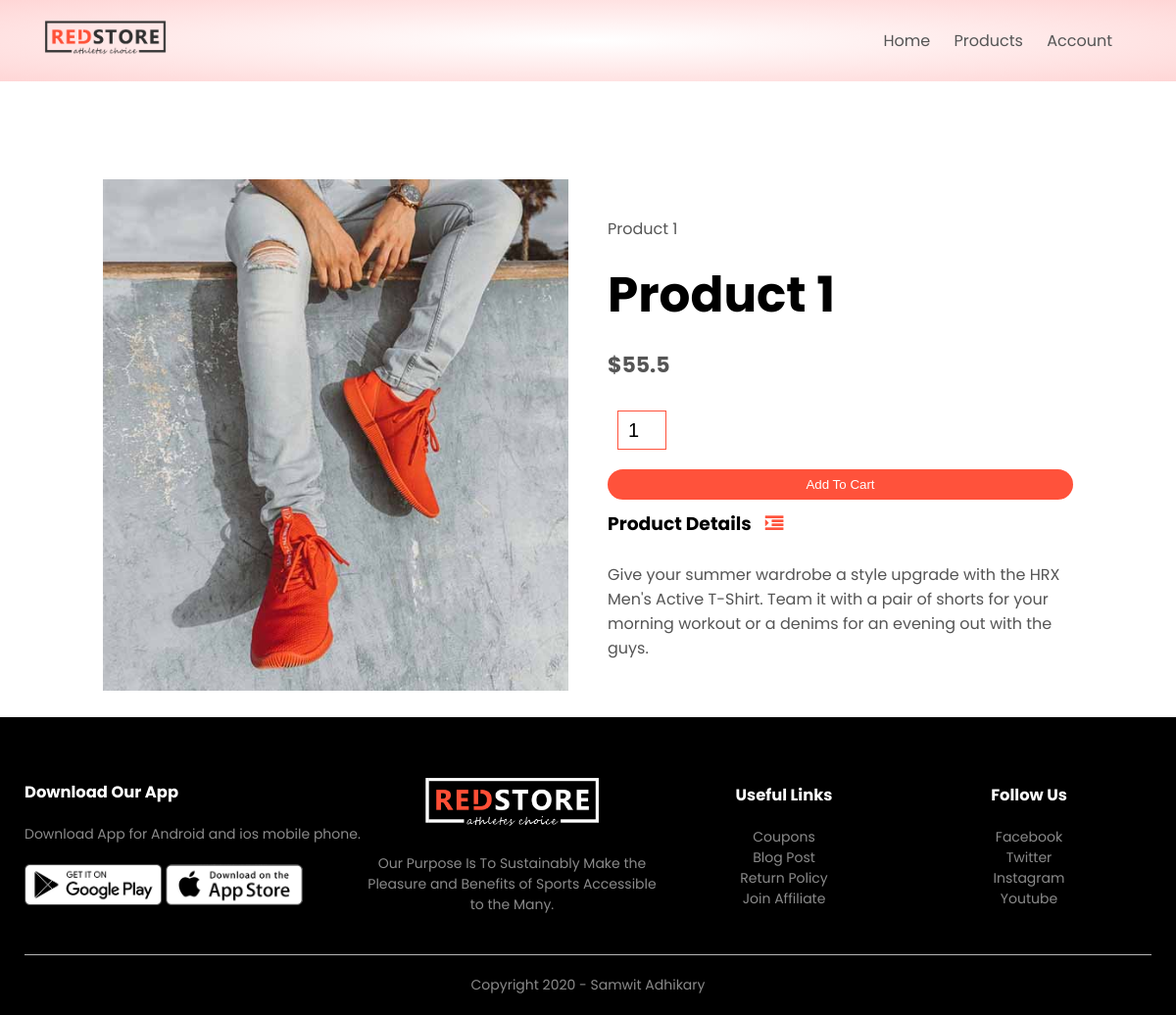
/product_details/6, run on the app's committed database.
### products/models.py (models this page shows, shortened)
class Product(models.Model):
    LIVE = 1
    DELETE = 0
    DELETE_CHOICES = ((LIVE,'Live'), (DELETE,'Delete'))
    title = models.CharField(max_length=150)
    price = models.FloatField()
    description = models.TextField()
    image = models.ImageField(upload_to="media/")
    priority = models.IntegerField(default=0)
    delete_staus = models.IntegerField(choices=DELETE_CHOICES, default=LIVE)
    create_at = models.DateTimeField(auto_now_add=True)
    update_at = models.DateTimeField(auto_now=True)

### products/views.py (the view)
# urls.py: path('product_details/<pk>', views.product_details,name='product_details'),
def product_details(request, pk):
    product = Product.objects.get(pk=pk)
    context = {'product':product}
    return render(request, 'product_details.html', context)

### templates/product_details.html
{% extends 'blank_layout.html' %}
{% block content %}
    {% include 'product_description.html' %}
{% endblock content %}

### templates/product_description.html (shortened to what this page needs)
{% load static %}
<div class="small-container single-product">
    <div class="row">
        <div class="col-2">
            <img src="{{ product.image.url }}" width="100%" id="ProductImg">
        </div>
        <div class="col-2">
            <p>{{product.title}}</p>
            <h1>{{product.title}}</h1>
            <h4>${{product.price}}</h4>
            <form action="{% url 'add_to_cart' %}" method="POST" enctype="multipart/form-data">
                <input type="number" name="quantity" value="1">
                <button type="submit" class="btn">Add To Cart</button>
            </form>
            <h3>Product Details <i class="fa fa-indent"></i></h3>
            <br>
            <p>{{ product.description }}</p>
        </div>
    </div>
</div>

### static/css/style.css (style rules this page uses)
* { margin: 0; padding: 0; box-sizing: border-box; }
body { font-family: 'Poppins', sans-serif; }
p { color: #555; }
.row { display: flex; align-items: center; flex-wrap: wrap; justify-content: space-around; }
.col-2 { flex-basis: 50%; min-width: 300px; }
.col-2 img { max-width: 100%; padding: 50px 0; }
.col-2 h1 { font-size: 50px; line-height: 60px; margin: 25px 0; }
.btn { display: inline-block; background: #ff523b; color: white; padding: 8px 30px; margin: 30px 0; border-radius: 30px; transition: background 0.5s; }
.small-container { max-width: 1080px; margin: auto; padding-left: 25px; padding-right: 25px; }
h4 { color: #555; font-weight: normal; }
.single-product { margin-top: 80px; }
.single-product .col-2 img { padding: 0; }
.single-product .col-2 { padding: 20px; }
.single-product h4 { margin: 20px 0; font-size: 22px; font-weight: bold; }
.single-product input { width: 50px; height: 40px; padding-left: 10px; font-size: 20px; margin-left: 10px; border: 1px solid #ff523b; margin-right: 10px; }
.single-product .fa { color: #ff523b; margin-left: 10px; }
form input { width: 100%; height: 30px; margin: 10px 0; padding: 0 10px; border: 1px solid #ccc; }
form .btn { width: 100%; border: none; cursor: pointer; margin: 10px 0; }

### data on the page
Product: image (picture), title "Product 1", price "55.5", description "Give your summer wardrobe a style upgrade with the HRX Men's Active T-Shirt. Team it with a pair of shorts for your morning workout or a denims for an evening out with the guys."
